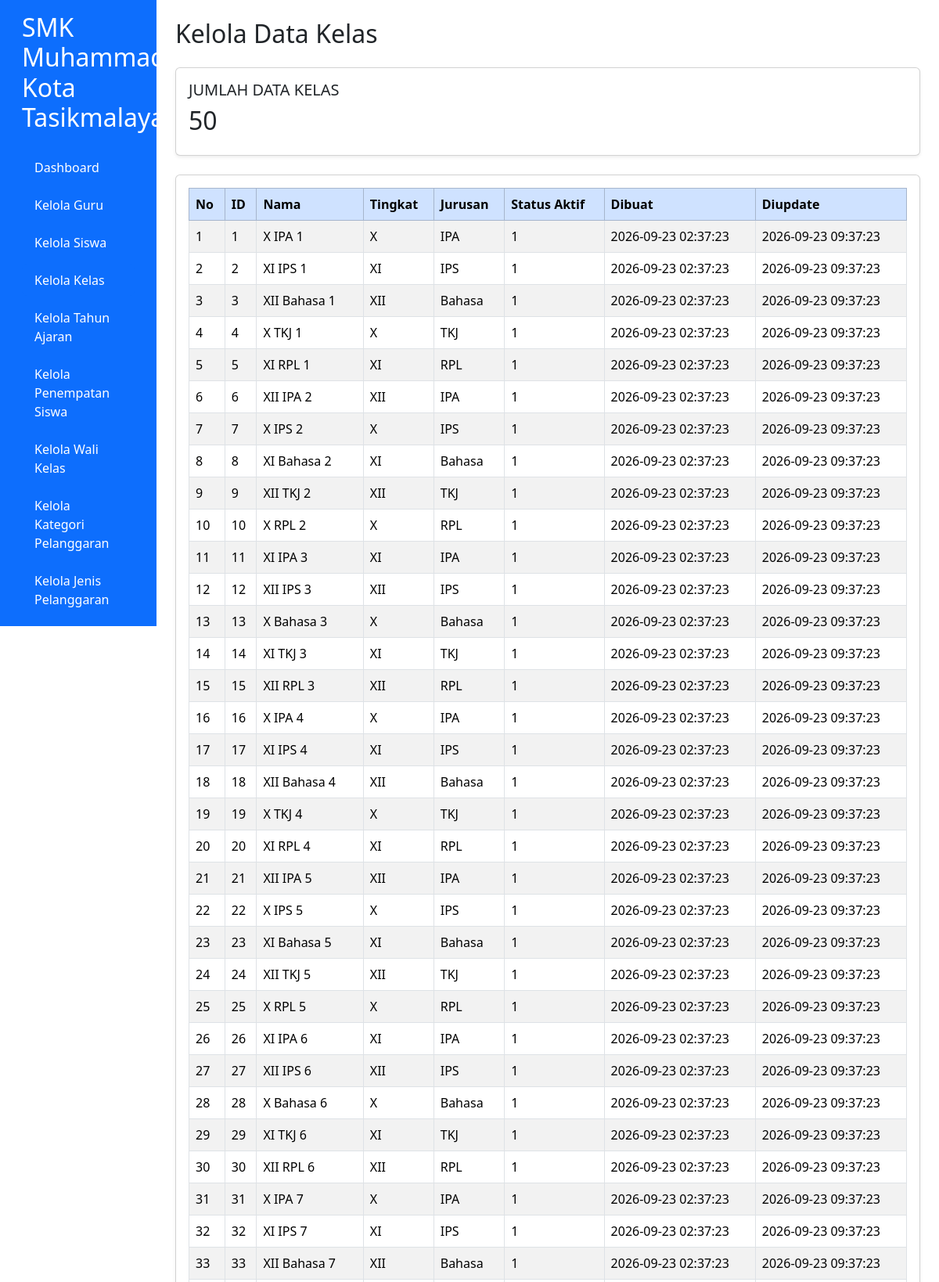
The app's page /kelas.php (signed in, upper part) with its own data.
### tables this page shows
CREATE TABLE `t_kelas` (
  `id` int(11) NOT NULL,
  `nama` varchar(100) DEFAULT NULL,
  `tingkat` varchar(20) NOT NULL,
  `jurusan` varchar(100) NOT NULL,
  `status_aktif` tinyint(1) NOT NULL,
  `created_at` timestamp NOT NULL DEFAULT current_timestamp(),
  `updated_at` datetime DEFAULT NULL,
  `update_at` timestamp NOT NULL DEFAULT current_timestamp()
);

### kelas.php (the view, shortened to what this page needs)
<?php
require_once "config.php";
$query = mysqli_query($conn, "SELECT COUNT(*) AS total FROM t_kelas");
$total = mysqli_fetch_assoc($query)['total'];
$result = mysqli_query($conn, "SELECT * FROM t_kelas ORDER BY id ASC");
?>
<!DOCTYPE html>
<html lang="id">
<head>
    <link href="https://cdn.jsdelivr.net/npm/bootstrap@5.3.8/dist/css/bootstrap.min.css" rel="stylesheet">
</head>
<body>
<div class="container-fluid">
<div class="row">
<?php include "menu.php"; ?>
<main class="col-md-9 col-lg-10 p-4">
    <h2 class="mb-4">Kelola Data Kelas</h2>
    <div class="card mb-4 shadow-sm"><div class="card-body">
        <h5>JUMLAH DATA KELAS</h5><h2><?= (int)$total ?></h2>
    </div></div>
    <div class="card shadow-sm"><div class="card-body">
        <div class="table-responsive">
        <table class="table table-bordered table-striped table-hover">
            <thead class="table-primary">
                <tr><th>No</th><th>ID</th><th>Nama</th><th>Tingkat</th><th>Jurusan</th><th>Status Aktif</th><th>Dibuat</th><th>Diupdate</th></tr>
            </thead>
            <tbody>
            <?php if (mysqli_num_rows($result) > 0): ?>
                <?php $no = 1; while ($row = mysqli_fetch_assoc($result)):
                    $updated = $row['updated_at'] ?? '';
                ?>
                <tr>
                    <td><?= $no++ ?></td>
                    <td><?= htmlspecialchars((string)$row['id']) ?></td>
                    <td><?= htmlspecialchars((string)($row['nama'] ?? '-')) ?></td>
                    <td><?= htmlspecialchars((string)($row['tingkat'] ?? '-')) ?></td>
                    <td><?= htmlspecialchars((string)($row['jurusan'] ?? '-')) ?></td>
                    <td><?= htmlspecialchars((string)($row['status_aktif'] ?? '-')) ?></td>
                    <td><?= htmlspecialchars((string)($row['created_at'] ?? '-')) ?></td>
                    <td><?= htmlspecialchars((string)$updated) ?></td>
                </tr>
                <?php endwhile; ?>
            <?php else: ?>
                <tr><td colspan="8" class="text-center">Belum ada data kelas.</td></tr>
            <?php endif; ?>
            </tbody>
        </table>
        </div>
    </div></div>
</main>
</div>
</div>
</body>
</html>

### records on screen
t_kelas: id "1", nama "X IPA 1", tingkat "X", jurusan "IPA", status_aktif "1", created_at "2026-09-23 02:37:23", updated_at "2026-09-23 09:37:23"
t_kelas: id "2", nama "XI IPS 1", tingkat "XI", jurusan "IPS", status_aktif "1", created_at "2026-09-23 02:37:23", updated_at "2026-09-23 09:37:23"
t_kelas: id "3", nama "XII Bahasa 1", tingkat "XII", jurusan "Bahasa", status_aktif "1", created_at "2026-09-23 02:37:23", updated_at "2026-09-23 09:37:23"
t_kelas: id "4", nama "X TKJ 1", tingkat "X", jurusan "TKJ", status_aktif "1", created_at "2026-09-23 02:37:23", updated_at "2026-09-23 09:37:23"
t_kelas: id "5", nama "XI RPL 1", tingkat "XI", jurusan "RPL", status_aktif "1", created_at "2026-09-23 02:37:23", updated_at "2026-09-23 09:37:23"
t_kelas: id "6", nama "XII IPA 2", tingkat "XII", jurusan "IPA", status_aktif "1", created_at "2026-09-23 02:37:23", updated_at "2026-09-23 09:37:23"
t_kelas: id "7", nama "X IPS 2", tingkat "X", jurusan "IPS", status_aktif "1", created_at "2026-09-23 02:37:23", updated_at "2026-09-23 09:37:23"
t_kelas: id "8", nama "XI Bahasa 2", tingkat "XI", jurusan "Bahasa", status_aktif "1", created_at "2026-09-23 02:37:23", updated_at "2026-09-23 09:37:23"
t_kelas: id "9", nama "XII TKJ 2", tingkat "XII", jurusan "TKJ", status_aktif "1", created_at "2026-09-23 02:37:23", updated_at "2026-09-23 09:37:23"
t_kelas: id "10", nama "X RPL 2", tingkat "X", jurusan "RPL", status_aktif "1", created_at "2026-09-23 02:37:23", updated_at "2026-09-23 09:37:23"
t_kelas: id "11", nama "XI IPA 3", tingkat "XI", jurusan "IPA", status_aktif "1", created_at "2026-09-23 02:37:23", updated_at "2026-09-23 09:37:23"
t_kelas: id "12", nama "XII IPS 3", tingkat "XII", jurusan "IPS", status_aktif "1", created_at "2026-09-23 02:37:23", updated_at "2026-09-23 09:37:23"
t_kelas: id "13", nama "X Bahasa 3", tingkat "X", jurusan "Bahasa", status_aktif "1", created_at "2026-09-23 02:37:23", updated_at "2026-09-23 09:37:23"
t_kelas: id "14", nama "XI TKJ 3", tingkat "XI", jurusan "TKJ", status_aktif "1", created_at "2026-09-23 02:37:23", updated_at "2026-09-23 09:37:23"
t_kelas: id "15", nama "XII RPL 3", tingkat "XII", jurusan "RPL", status_aktif "1", created_at "2026-09-23 02:37:23", updated_at "2026-09-23 09:37:23"
t_kelas: id "16", nama "X IPA 4", tingkat "X", jurusan "IPA", status_aktif "1", created_at "2026-09-23 02:37:23", updated_at "2026-09-23 09:37:23"
t_kelas: id "17", nama "XI IPS 4", tingkat "XI", jurusan "IPS", status_aktif "1", created_at "2026-09-23 02:37:23", updated_at "2026-09-23 09:37:23"
t_kelas: id "18", nama "XII Bahasa 4", tingkat "XII", jurusan "Bahasa", status_aktif "1", created_at "2026-09-23 02:37:23", updated_at "2026-09-23 09:37:23"
t_kelas: id "19", nama "X TKJ 4", tingkat "X", jurusan "TKJ", status_aktif "1", created_at "2026-09-23 02:37:23", updated_at "2026-09-23 09:37:23"
t_kelas: id "20", nama "XI RPL 4", tingkat "XI", jurusan "RPL", status_aktif "1", created_at "2026-09-23 02:37:23", updated_at "2026-09-23 09:37:23"
t_kelas: id "21", nama "XII IPA 5", tingkat "XII", jurusan "IPA", status_aktif "1", created_at "2026-09-23 02:37:23", updated_at "2026-09-23 09:37:23"
t_kelas: id "22", nama "X IPS 5", tingkat "X", jurusan "IPS", status_aktif "1", created_at "2026-09-23 02:37:23", updated_at "2026-09-23 09:37:23"
t_kelas: id "23", nama "XI Bahasa 5", tingkat "XI", jurusan "Bahasa", status_aktif "1", created_at "2026-09-23 02:37:23", updated_at "2026-09-23 09:37:23"
t_kelas: id "24", nama "XII TKJ 5", tingkat "XII", jurusan "TKJ", status_aktif "1", created_at "2026-09-23 02:37:23", updated_at "2026-09-23 09:37:23"
t_kelas: id "25", nama "X RPL 5", tingkat "X", jurusan "RPL", status_aktif "1", created_at "2026-09-23 02:37:23", updated_at "2026-09-23 09:37:23"
t_kelas: id "26", nama "XI IPA 6", tingkat "XI", jurusan "IPA", status_aktif "1", created_at "2026-09-23 02:37:23", updated_at "2026-09-23 09:37:23"
t_kelas: id "27", nama "XII IPS 6", tingkat "XII", jurusan "IPS", status_aktif "1", created_at "2026-09-23 02:37:23", updated_at "2026-09-23 09:37:23"
t_kelas: id "28", nama "X Bahasa 6", tingkat "X", jurusan "Bahasa", status_aktif "1", created_at "2026-09-23 02:37:23", updated_at "2026-09-23 09:37:23"
t_kelas: id "29", nama "XI TKJ 6", tingkat "XI", jurusan "TKJ", status_aktif "1", created_at "2026-09-23 02:37:23", updated_at "2026-09-23 09:37:23"
t_kelas: id "30", nama "XII RPL 6", tingkat "XII", jurusan "RPL", status_aktif "1", created_at "2026-09-23 02:37:23", updated_at "2026-09-23 09:37:23"
t_kelas: id "31", nama "X IPA 7", tingkat "X", jurusan "IPA", status_aktif "1", created_at "2026-09-23 02:37:23", updated_at "2026-09-23 09:37:23"
t_kelas: id "32", nama "XI IPS 7", tingkat "XI", jurusan "IPS", status_aktif "1", created_at "2026-09-23 02:37:23", updated_at "2026-09-23 09:37:23"
t_kelas: id "33", nama "XII Bahasa 7", tingkat "XII", jurusan "Bahasa", status_aktif "1", created_at "2026-09-23 02:37:23", updated_at "2026-09-23 09:37:23"

### other values on screen
$total "50"
